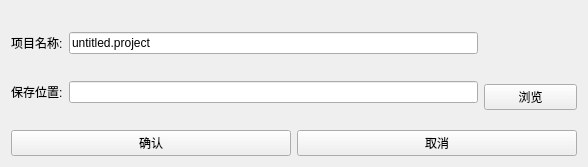
<?xml version="1.0" encoding="UTF-8"?>
<ui version="4.0">
 <class>newcamerproject</class>
 <widget class="QWidget" name="newcamerproject">
  <property name="geometry">
   <rect>
    <x>0</x>
    <y>0</y>
    <width>588</width>
    <height>167</height>
   </rect>
  </property>
  <property name="windowTitle">
   <string>Form</string>
  </property>
  <layout class="QVBoxLayout" name="verticalLayout_2">
   <item>
    <layout class="QHBoxLayout" name="horizontalLayout" stretch="5,1">
     <item>
      <layout class="QGridLayout" name="gridLayout">
       <item row="0" column="0">
        <widget class="QLabel" name="label">
         <property name="text">
          <string>项目名称:</string>
         </property>
        </widget>
       </item>
       <item row="0" column="1">
        <widget class="QLineEdit" name="lineEdit">
         <property name="text">
          <string>untitled.project</string>
         </property>
        </widget>
       </item>
       <item row="1" column="0">
        <widget class="QLabel" name="label_2">
         <property name="text">
          <string>保存位置:</string>
         </property>
        </widget>
       </item>
       <item row="1" column="1">
        <widget class="QLineEdit" name="lineEdit_2"/>
       </item>
      </layout>
     </item>
     <item>
      <layout class="QVBoxLayout" name="verticalLayout" stretch="5,1,1">
       <item>
        <spacer name="verticalSpacer">
         <property name="orientation">
          <enum>Qt::Vertical</enum>
         </property>
         <property name="sizeHint" stdset="0">
          <size>
           <width>20</width>
           <height>40</height>
          </size>
         </property>
        </spacer>
       </item>
       <item>
        <widget class="QPushButton" name="pushButton">
         <property name="text">
          <string>浏览</string>
         </property>
        </widget>
       </item>
       <item>
        <spacer name="verticalSpacer_2">
         <property name="orientation">
          <enum>Qt::Vertical</enum>
         </property>
         <property name="sizeHint" stdset="0">
          <size>
           <width>20</width>
           <height>40</height>
          </size>
         </property>
        </spacer>
       </item>
      </layout>
     </item>
    </layout>
   </item>
   <item>
    <layout class="QHBoxLayout" name="horizontalLayout_2">
     <item>
      <widget class="QPushButton" name="pushButton_2">
       <property name="text">
        <string>确认</string>
       </property>
      </widget>
     </item>
     <item>
      <widget class="QPushButton" name="pushButton_3">
       <property name="text">
        <string>取消</string>
       </property>
      </widget>
     </item>
    </layout>
   </item>
  </layout>
 </widget>
 <resources/>
 <connections/>
</ui>
